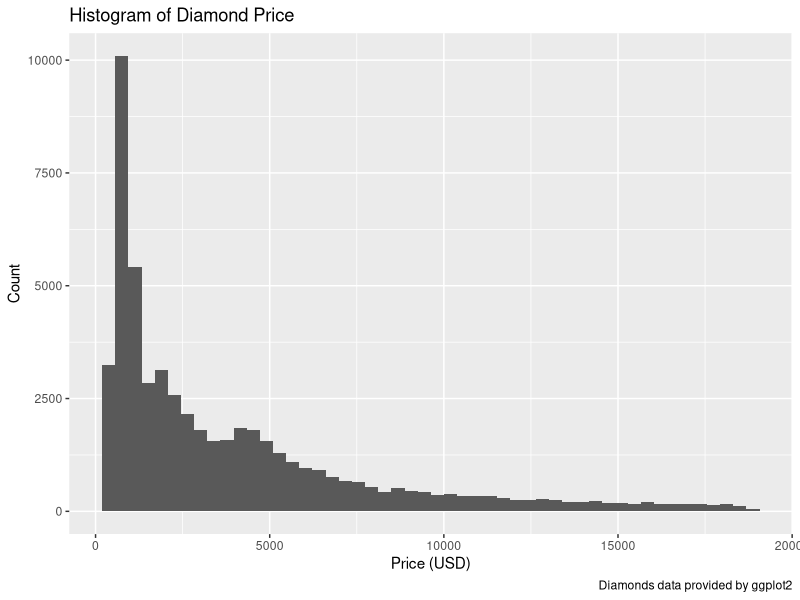
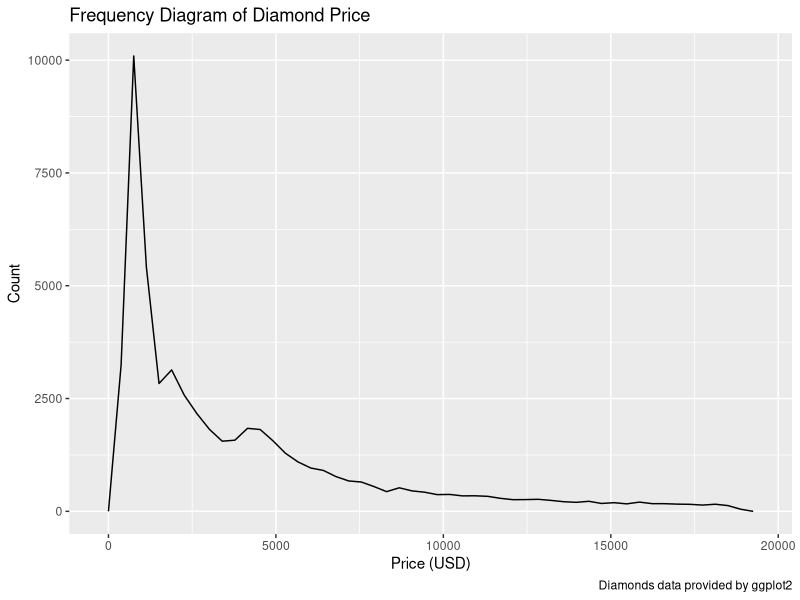
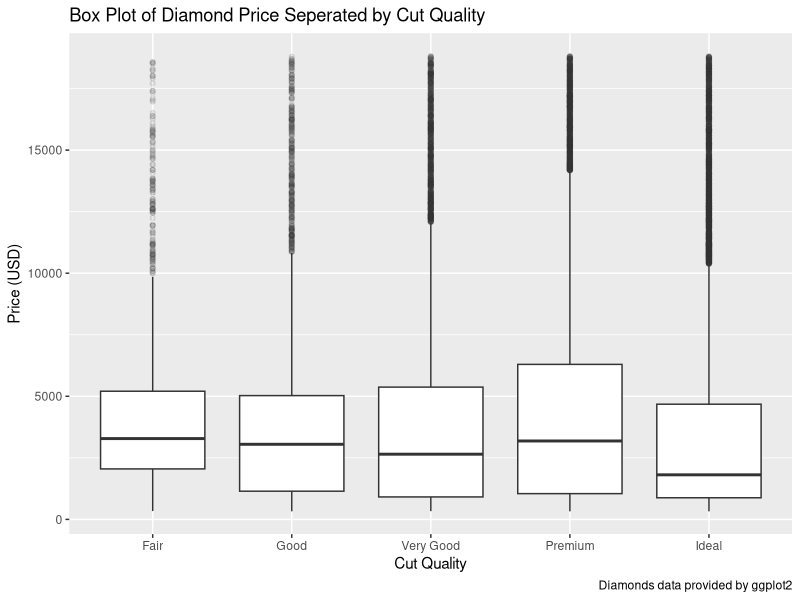
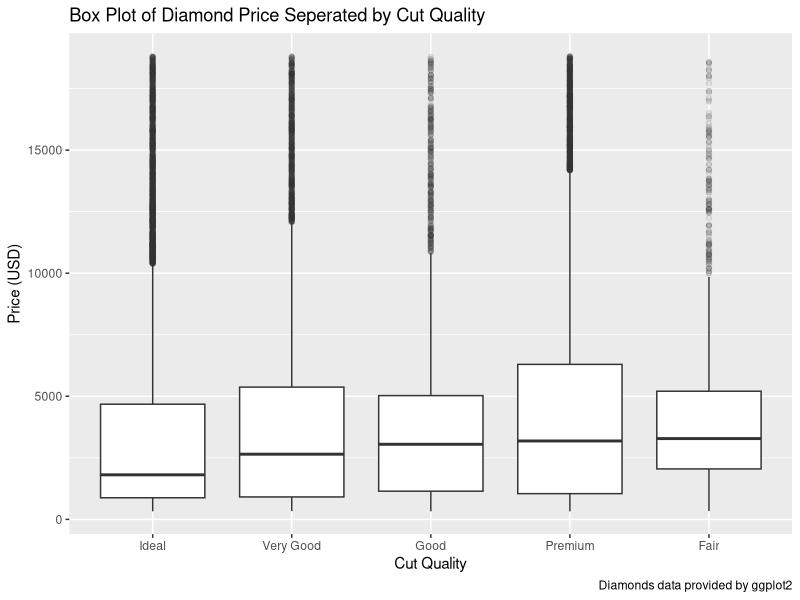
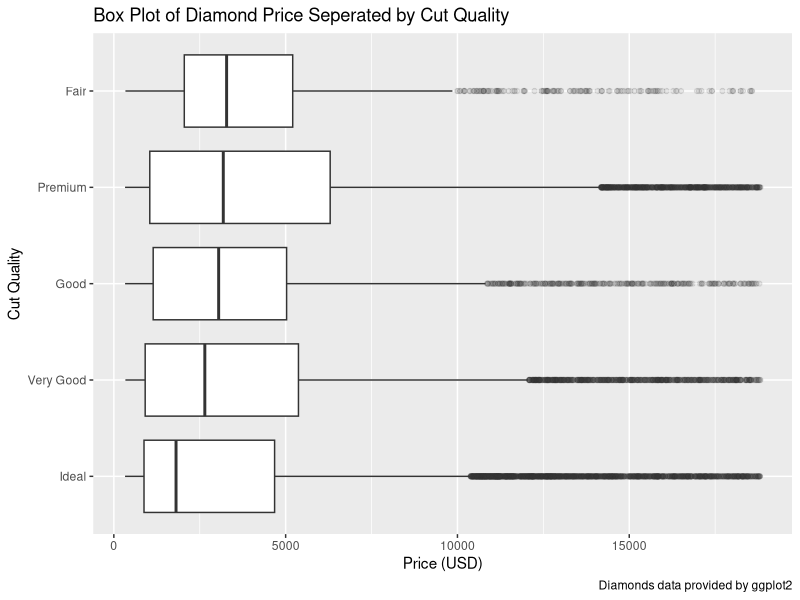
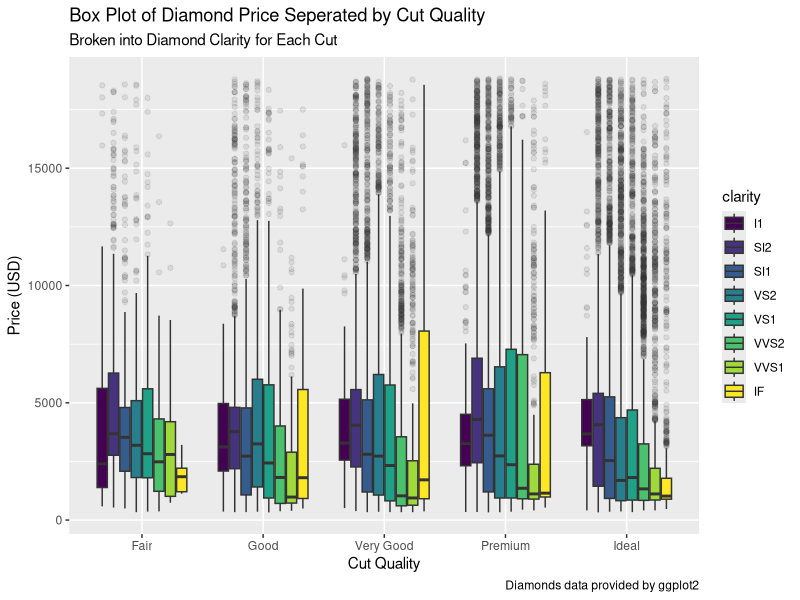
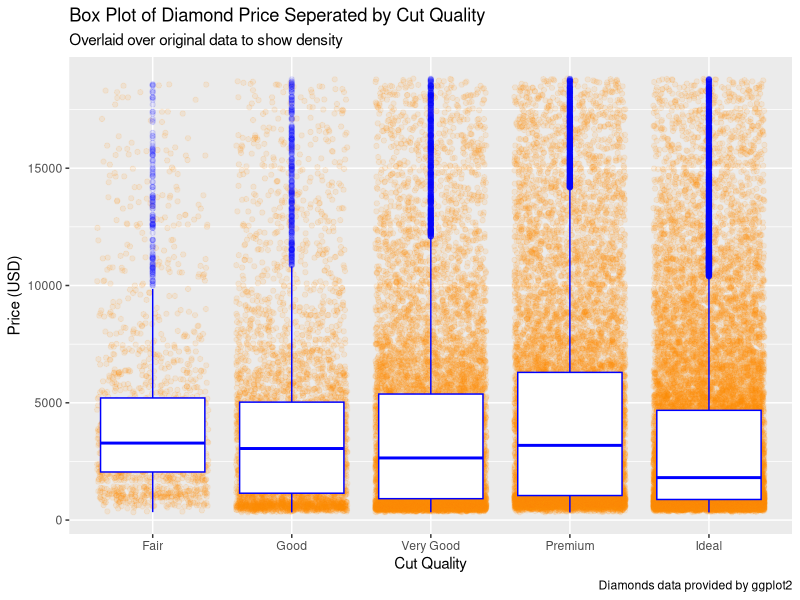
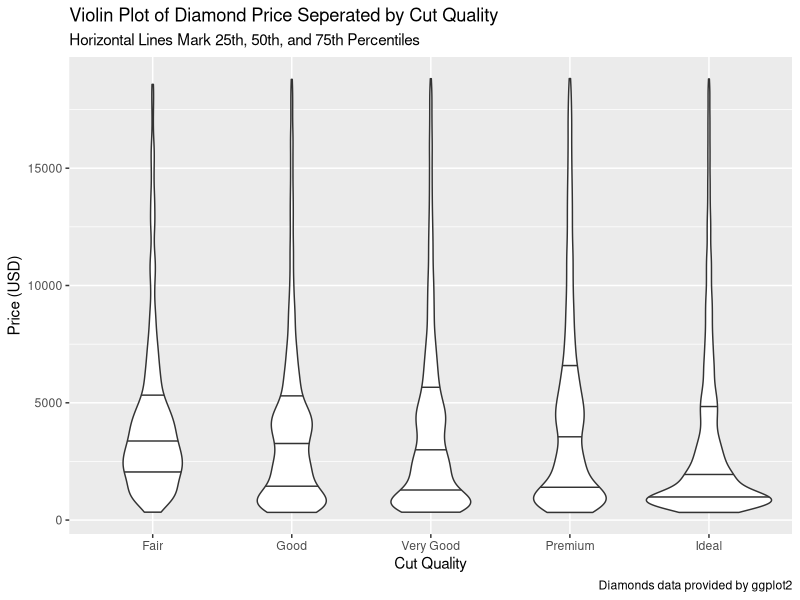

Write R code to recreate these figures, in order.
## ---- chunk 1
knitr::opts_chunk$set(collapse = TRUE)
library(tidyverse)
library(hexbin)
## ---- chunk 2
ggplot(data = diamonds, mapping = aes(x = price)) +
  geom_histogram(bins = 50) + 
  labs(title = "Histogram of Diamond Price", x = "Price (USD)", y = "Count", caption = "Diamonds data provided by ggplot2")

ggplot(data = diamonds, mapping = aes(x = price)) +
  geom_freqpoly(bins = 50) + 
  labs(title = "Frequency Diagram of Diamond Price", x = "Price (USD)", y = "Count", caption = "Diamonds data provided by ggplot2")

## ---- chunk 3
ggplot(data = diamonds, mapping = aes(x = cut, y = price)) +
  geom_boxplot(outlier.alpha = 0.1) + 
  labs(title = "Box Plot of Diamond Price Seperated by Cut Quality", x = "Cut Quality", y = "Price (USD)", caption = "Diamonds data provided by ggplot2")

ggplot(data = diamonds, mapping = aes(x = reorder(cut, price, FUN = median), y = price)) +
  geom_boxplot(outlier.alpha = 0.1) + 
  labs(title = "Box Plot of Diamond Price Seperated by Cut Quality", x = "Cut Quality", y = "Price (USD)", caption = "Diamonds data provided by ggplot2")

ggplot(data = diamonds, mapping = aes(x = reorder(cut, price, FUN = median), y = price)) +
  geom_boxplot(outlier.alpha = 0.1) +
  coord_flip() + 
  labs(title = "Box Plot of Diamond Price Seperated by Cut Quality", x = "Cut Quality", y = "Price (USD)", caption = "Diamonds data provided by ggplot2")

ggplot(data = diamonds, mapping = aes(x = cut, y = price, fill = clarity)) +
  geom_boxplot(outlier.alpha = 0.1) +
  labs(title = "Box Plot of Diamond Price Seperated by Cut Quality", subtitle = "Broken into Diamond Clarity for Each Cut", x = "Cut Quality", y = "Price (USD)", legend = "Diamond Clarity", caption = "Diamonds data provided by ggplot2")

ggplot(data = diamonds, mapping = aes(x = cut, y = price)) +
  geom_point(position = "jitter", alpha = 0.1, color = "darkorange") +
  geom_boxplot(color = "blue", outlier.alpha = 0.1) + 
  labs(title = "Box Plot of Diamond Price Seperated by Cut Quality", subtitle = "Overlaid over original data to show density", x = "Cut Quality", y = "Price (USD)", caption = "Diamonds data provided by ggplot2")
## ---- chunk 4
ggplot(data = diamonds, mapping = aes(x = cut, y = price)) +
  geom_violin(draw_quantiles = c(0.25,0.5,0.75)) + 
  labs(title = "Violin Plot of Diamond Price Seperated by Cut Quality", subtitle = "Horizontal Lines Mark 25th, 50th, and 75th Percentiles", x = "Cut Quality", y = "Price (USD)", caption = "Diamonds data provided by ggplot2")
## ---- chunk 5
ggplot(data = diamonds, mapping = aes(x = carat, y = price)) +
  geom_bin2d(bins = 75) +
  labs(title = "Plot of Diamond Weight vs. Price", subtitle = "Grouped into bins to show frequency", x = "Diamond Weight (carats)", y = "Price (USD)", caption = "Diamonds data provided by ggplot2")

ggplot(data = diamonds, mapping = aes(x = carat, y = price)) +
  geom_hex(bins = 75) +
  labs(title = "Plot of Diamond Weight vs. Price", subtitle = "Grouped into hexagonal bins to show frequency", x = "Diamond Weight (carats)", y = "Price (USD)", caption = "Diamonds data provided by ggplot2")
